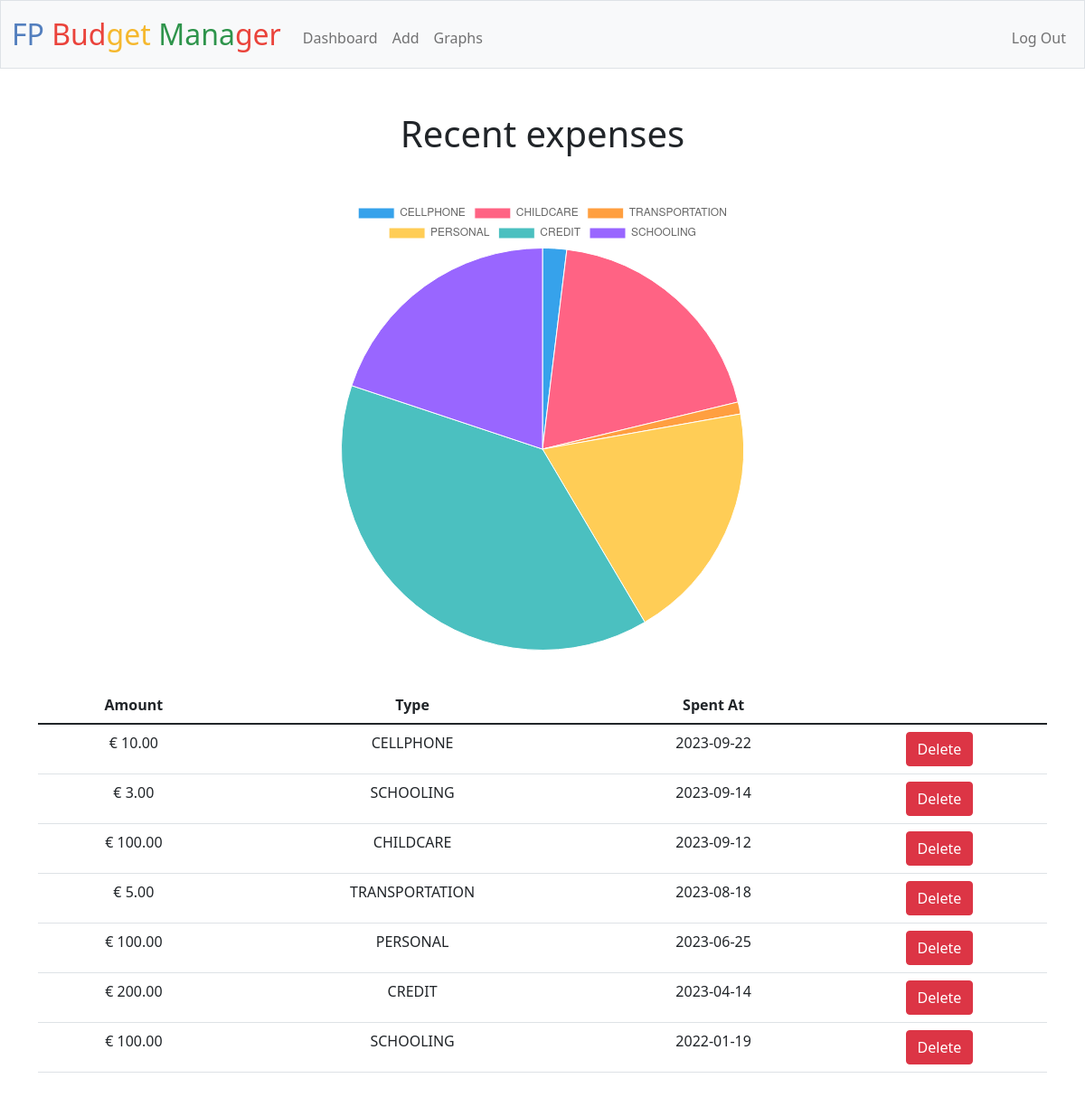
Page / (signed in) on the earlier database version.
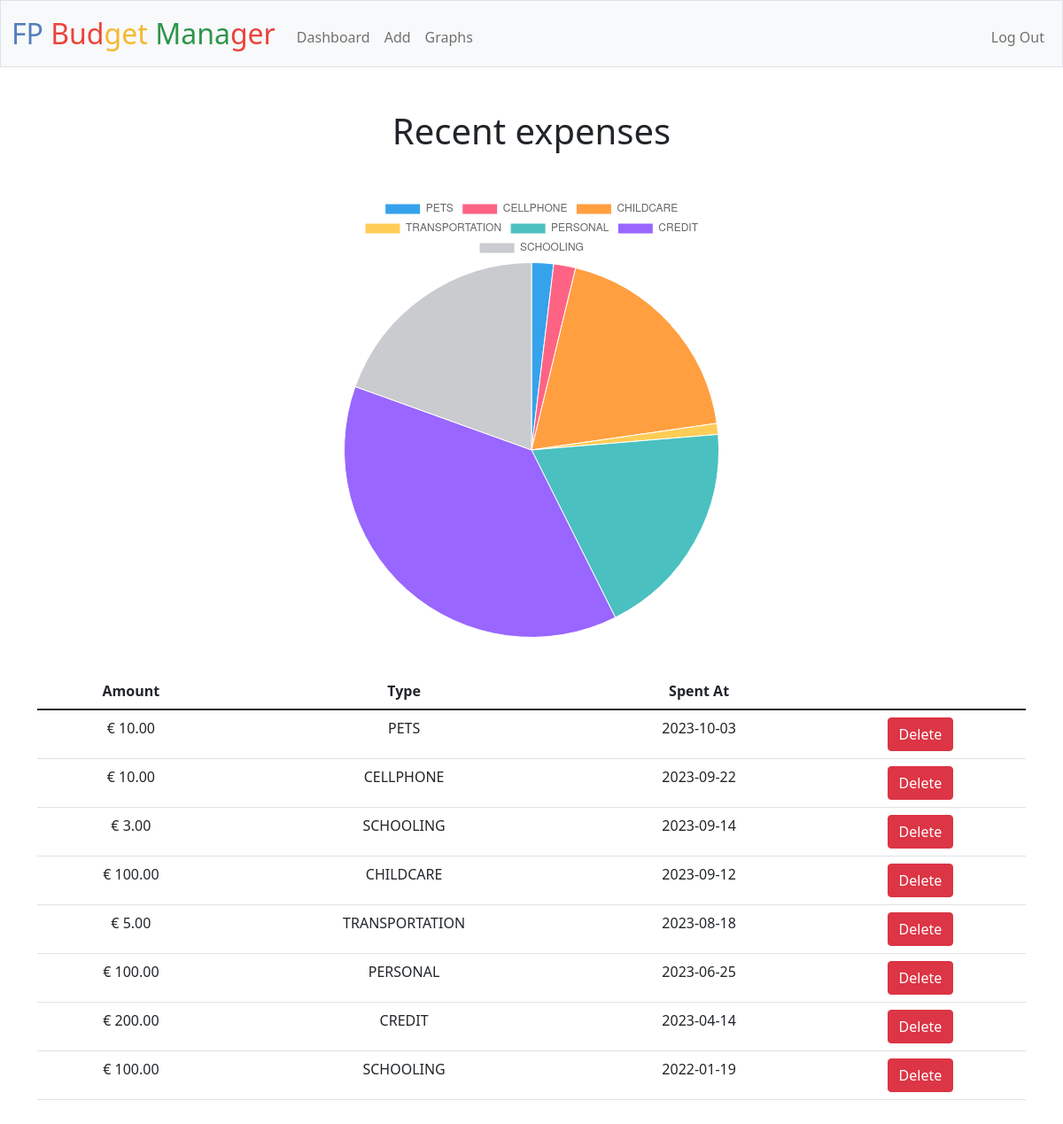
Same page on the later database version.
### tables this page shows
CREATE TABLE 'transactions' ('id' INTEGER PRIMARY KEY AUTOINCREMENT NOT NULL, 'user_id' INTEGER NOT NULL, 'type' TEXT NOT NULL,'amound' NUMERIC NOT NULL,'spent_at' DATETIME NOT NULL);

### app.py (the view)
@app.route("/")
@login_required
def index():
    rows = select_recent_expenses(session["user_id"], 10)
    sums = select_sum_of_category(session["user_id"], 10)
    return render_template("home.html", rows=rows, sums=sums)

### app.py (called while the page is built)
def select_recent_expenses(user_id, number):
    answer = []
    cur.execute(
        "SELECT id, amound, type, spent_at FROM transactions WHERE user_id = ? ORDER BY spent_at DESC LIMIT ?",
        [user_id,
        number,]
    )
    names = list(map(lambda x: x[0], cur.description))
    rows = cur.fetchall()
    for row in rows:
        answer.append(dict(zip(names, row)))
    return answer

def select_sum_of_category(user_id, number):
    answer = []
    cur.execute(
        "SELECT SUM(amound) as sum, type FROM transactions WHERE user_id = ? GROUP BY type ORDER BY spent_at DESC LIMIT ?",
        [user_id,
        number,]
    )
    names = list(map(lambda x: x[0], cur.description))
    rows = cur.fetchall()
    for row in rows:
        answer.append(dict(zip(names, row)))
    return answer

@app.after_request
def after_request(response):
    response.headers["Cache-Control"] = "no-cache, no-store, must-revalidate"
    response.headers["Expires"] = 0
    response.headers["Pragma"] = "no-cache"
    return response

### helpers.py (called while the page is built)
def login_required(f):
    @wraps(f)
    def decorated_function(*args, **kwargs):
        if session.get("user_id") is None:
            return redirect("/login")
        return f(*args, **kwargs)
    return decorated_function

def euro(value):
    print(type(value))
    """Format value as EURO."""
    if value != '':
        return "€ "+"{:.2f}".format(value)
    return "€"+"{:.2f}".format(0)

### templates/home.html (shortened to what this page needs)
{% extends "layout.html" %}
{% block main %}
    {% if rows|length == 0 %}
        <a href="/add" class="link-success" style="font-size:20px; font-weight: bold">
            Add you first expense!
        </a>
    {% else %}
    <div class="container d-flex align-items-center flex-column" style="gap: 40px">
        <h1>Recent expenses</h1>
        <div style="position: relative; height:500px; width:500px;">
            <canvas id="myChart"></canvas>
        </div>
        <table class="table pull-right">
            <thead>
              <tr>
                <th scope="col">Amount</th>
                <th scope="col">Type</th>
                <th scope="col">Spent At</th>
                <th scope="col"></th>
              </tr>
            </thead>
            <tbody>
            {% for row in rows %}
                <tr id="list-item-{{row.id}}">
                    <td>
                        {{row.amound| euro}}
                    </td>
                    <td>
                        {{row.type}}
                    </td>
                    <td>
                        {{row.spent_at}}
                    </td>
                    <td>
                        <button type="button" class="delete-btn btn btn-danger" id="delete-{{row.id}}">Delete</button>
                    </td>
                </tr>
            {% endfor%}
            </tbody>
          </table>
    </div>
    <script>
        document.addEventListener('DOMContentLoaded', function() {
                const ctx = document.getElementById('myChart');
            const chart_data = {{sums | tojson}}
            console.log(chart_data)
            const chart = new Chart(ctx, {
                type: 'pie',
                options: {
                    aspectRatio: 1
                },
                data: {
                    labels: chart_data.map(
                        (item) => item.type
                    ),
                    datasets: [{
                        label: 'Expenses',
                        data: chart_data.map(
                            (item) => item.sum
                        ),
                        borderWidth: 1
                    }]
                },
            });
            const btns = document.getElementsByClassName('delete-btn');
            console.log(btns)
            for (const button of btns) {
                const id = button.getAttribute('id').split('-')[1]
                button.addEventListener('click', function() {
                    const data = new FormData()
                    data.append("id", id)
                    fetch("/delete", {
                        method: "POST",
                        body: data, // body data type must match "Content-Type" header
                    }).then(function() {
                        location.reload();
                    })
                })
            }
        })
    </script>
    {% endif %}
{% endblock %}

### templates/layout.html (shortened to what this page needs)
<!DOCTYPE html>
<html lang="en">
    <head>
        <link href="https://cdn.jsdelivr.net/npm/bootstrap@5.1.3/dist/css/bootstrap.min.css" rel="stylesheet">
        <link href="/static/styles.css" rel="stylesheet">
    </head>
    <body>
        <nav class="bg-light border navbar navbar-expand-md navbar-light">
            <div class="container-fluid">
                <a class="navbar-brand" href="/"><span class="blue">FP </span><span class="red">Bud</span><span class="yellow">get</span><span class="green"> Mana</span><span class="red">ger</span></a>
                <div class="collapse navbar-collapse" id="navbar">
                    {% if session["user_id"] %}
                        <ul class="navbar-nav me-auto mt-2">
                            <li class="nav-item"><a class="nav-link" href="/home">Dashboard</a></li>
                            <li class="nav-item"><a class="nav-link" href="/add">Add</a></li>
                            <li class="nav-item"><a class="nav-link" href="/graphs">Graphs</a></li>
                        </ul>
                        <ul class="navbar-nav ms-auto mt-2">
                            <li class="nav-item"><a class="nav-link" href="/logout">Log Out</a></li>
                        </ul>
                    {% else %}
                        <ul class="navbar-nav ms-auto mt-2">
                            <li class="nav-item"><a class="nav-link" href="/register">Register</a></li>
                            <li class="nav-item"><a class="nav-link" href="/login">Log In</a></li>
                        </ul>
                    {% endif %}
                </div>
            </div>
        </nav>
        <main class="container-fluid py-5 text-center">
            {% block main %}{% endblock %}
        </main>
    </body>
</html>

### static/styles.css (style rules this page uses)
nav .navbar-brand { font-size: xx-large; }
nav .navbar-brand .blue { color: #537fbe; }
nav .navbar-brand .red { color: #ea433b; }
nav .navbar-brand .yellow { color: #f5b82e; }
nav .navbar-brand .green { color: #2e944b; }
h1 { text-align: left; }

Differences in the rows shown:
added transactions: amound|euro "€ 10.00", type "PETS", spent_at "2023-10-03"
Other differences:
chart data {{ sums | tojson }}: [{"sum": 10, "type": "CELLPHONE"}, {"sum": 100, "type": "CHILDCARE"}, {"sum": 5, "type": "TRANSPORTATION"}, {"sum": 100, "type": "PERSONAL"}, {"sum": 200, "type": "CREDIT"}, {"sum": 103, "type": "SCHOOLING"}] → [{"sum": 10, "type": "PETS"}, {"sum": 10, "type": "CELLPHONE"}, {"sum": 100, "type": "CHILDCARE"}, {"sum": 5, "type": "TRANSPORTATION"}, {"sum": 100, "type": "PERSONAL"}, {"sum": 200, "type": "CREDIT"}, {"sum": 103, "type": "SCHOOLING"}]
